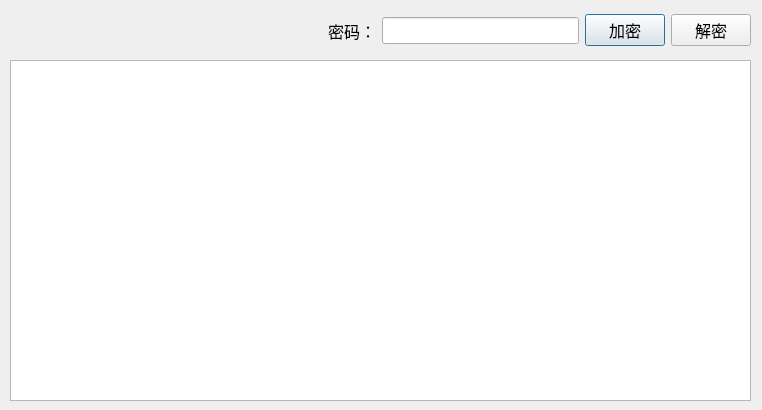
<?xml version="1.0" encoding="UTF-8"?>
<ui version="4.0">
 <class>Dialog</class>
 <widget class="QDialog" name="Dialog">
  <property name="geometry">
   <rect>
    <x>0</x>
    <y>0</y>
    <width>762</width>
    <height>410</height>
   </rect>
  </property>
  <property name="windowTitle">
   <string>Dialog</string>
  </property>
  <widget class="QWidget" name="horizontalLayoutWidget">
   <property name="geometry">
    <rect>
     <x>310</x>
     <y>10</y>
     <width>441</width>
     <height>41</height>
    </rect>
   </property>
   <layout class="QHBoxLayout" name="horizontalLayout" stretch="1,3,1,1">
    <item alignment="Qt::AlignLeft">
     <widget class="QLabel" name="label">
      <property name="font">
       <font>
        <pointsize>12</pointsize>
       </font>
      </property>
      <property name="layoutDirection">
       <enum>Qt::RightToLeft</enum>
      </property>
      <property name="text">
       <string>密码：</string>
      </property>
     </widget>
    </item>
    <item>
     <widget class="QLineEdit" name="lineEdit">
      <property name="font">
       <font>
        <pointsize>12</pointsize>
       </font>
      </property>
     </widget>
    </item>
    <item>
     <widget class="QPushButton" name="pushButton">
      <property name="font">
       <font>
        <pointsize>12</pointsize>
       </font>
      </property>
      <property name="text">
       <string>加密</string>
      </property>
     </widget>
    </item>
    <item>
     <widget class="QPushButton" name="pushButton_2">
      <property name="font">
       <font>
        <pointsize>12</pointsize>
       </font>
      </property>
      <property name="text">
       <string>解密</string>
      </property>
     </widget>
    </item>
   </layout>
  </widget>
  <widget class="QTextEdit" name="textEdit">
   <property name="geometry">
    <rect>
     <x>10</x>
     <y>60</y>
     <width>741</width>
     <height>341</height>
    </rect>
   </property>
   <property name="font">
    <font>
     <pointsize>10</pointsize>
    </font>
   </property>
  </widget>
 </widget>
 <resources/>
 <connections/>
</ui>
